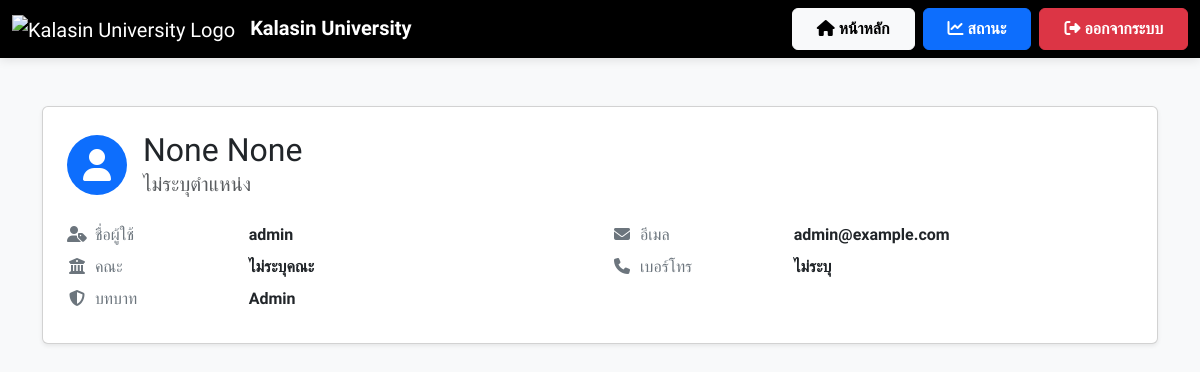
Page /status (signed in) on the committed database.
### app.py (models this page shows)
class User(db.Model, UserMixin):
    __tablename__ = "user"
    id        = db.Column(db.Integer, primary_key=True)
    username  = db.Column(db.String(80),  unique=True, nullable=False)
    password  = db.Column(db.String(128), nullable=False)   # เก็บ hash ได้ยาว ๆ
    full_name = db.Column(db.String(150), nullable=False)
    first_name = db.Column(db.String(80))
    last_name  = db.Column(db.String(80))
    faculty    = db.Column(db.String(100), nullable=False)
    email      = db.Column(db.String(120), unique=True, nullable=False)
    role       = db.Column(db.String(20),  default="user")
    phone      = db.Column(db.String(20))   # 🆕 เพิ่มบรรทัดนี้
    position = db.Column(db.String(100), nullable=True)
    requests = db.relationship(
        "AcademicRequest",
        backref="user",
        cascade="all, delete-orphan",
        lazy="dynamic"
    )
    workflow_steps = db.relationship(
        "WorkflowStep",
        backref="user",
        cascade="all, delete-orphan",
        lazy="dynamic"
    )
    contact_messages = db.relationship(
        "ContactMessage",
        back_populates="user",
        cascade="all, delete-orphan", # <-- This is the crucial instruction
        lazy="dynamic"
    )

### app.py (the view)
@app.route('/status')
def status():
    user_id = session.get('user_id')
    if not user_id:
        return redirect(url_for('user_login'))
    user = User.query.get_or_404(user_id)
    ensure_workflow(user.id)
    recalc_after_vote(user.id)
    steps = (WorkflowStep.query
             .filter_by(user_id=user.id, is_visible=True)
             .order_by(WorkflowStep.order_no)
             .all())
    for st in steps:
        st.show_time = st.order_no in SHOW_TIME_STEPS
    position_th = POSITION_MAP.get(user.position, "ไม่ระบุตำแหน่ง")
    faculty_map = {
        "engineering-industrial-tech": "วิศวกรรมศาสตร์และเทคโนโลยีอุตสาหกรรม",
        "science-health-tech":        "วิทยาศาสตร์และเทคโนโลยีสุขภาพ",
        "agri-tech":                  "เทคโนโลยีการเกษตร",
        "liberal-arts":               "ศิลปศาสตร์",
        "edu-innovation":             "ศึกษาศาสตร์และนวัตกรรมการศึกษา",
        "management-science":         "บริหารศาสตร์",
    }
    faculty_th = faculty_map.get(user.faculty, "ไม่ระบุคณะ")
    return render_template(
        "status.html",
        username=user.username,
        user=user,
        position=position_th,
        first_name=user.first_name,
        last_name=user.last_name,
        faculty=faculty_th,
        email=user.email,
        role=user.role,
        phone=user.phone,
        steps=steps   # ส่ง list[WorkflowStep] ที่มี st.show_time แล้ว
    )

### app.py (called while the page is built, shortened)
def ensure_workflow(user_id):
    if WorkflowStep.query.filter_by(user_id=user_id).first():
        return

def recalc_after_vote(user_id):
    s9  = WorkflowStep.query.filter_by(user_id=user_id, order_no=9).first()
    s10 = WorkflowStep.query.filter_by(user_id=user_id, order_no=10).first()
    s11 = WorkflowStep.query.filter_by(user_id=user_id, order_no=11).first()
    s12 = WorkflowStep.query.filter_by(user_id=user_id, order_no=12).first()
    s13 = WorkflowStep.query.filter_by(user_id=user_id, order_no=13).first()
    if s9.experts.count() < 3 or any(v.approved is None for v in s9.experts):
        for st in (s10, s11, s12, s13):
            st.is_visible = False
        db.session.commit()
        return

@app.after_request
def add_no_cache_headers(resp):
    resp.headers['Cache-Control'] = (
        'no-store, no-cache, must-revalidate, max-age=0')
    resp.headers['Pragma'] = 'no-cache'
    resp.headers['Expires'] = '0'
    return resp

### templates/status.html (shortened to what this page needs)
<!DOCTYPE html>
<html lang="th">
<head>
    <link href="https://cdn.jsdelivr.net/npm/bootstrap@5.3.3/dist/css/bootstrap.min.css" rel="stylesheet">
    <link rel="stylesheet" href="https://cdnjs.cloudflare.com/ajax/libs/font-awesome/6.4.2/css/all.min.css">
</head>
<body>
    <nav class="navbar navbar-expand-lg navbar-dark">
        <div class="container-fluid">
            <a class="navbar-brand" href="{{ url_for('user_dashboard') }}">
                <img src="https://upload.wikimedia.org/wikipedia/th/thumb/4/4e/Kalasin_University_Seal.svg/1200px-Kalasin_University_Seal.svg.png" alt="Kalasin University Logo" style="height:50px;margin-right:10px;">
                <strong>Kalasin University</strong>
            </a>
            <div class="ms-auto d-flex">
                <a href="{{ url_for('user_dashboard') }}" class="btn btn-light fw-bold px-4 py-2 me-2">
                    <i class="fas fa-home"></i> หน้าหลัก
                </a>
                <a href="{{ url_for('status') }}" class="btn btn-primary fw-bold px-4 py-2 me-2">
                    <i class="fas fa-chart-line"></i> สถานะ
                </a>
                <a href="{{ url_for('logout') }}" class="btn btn-danger fw-bold px-4 py-2">
                    <i class="fas fa-sign-out-alt"></i> ออกจากระบบ
                </a>
            </div>
        </div>
    </nav>
    <div class="container mt-5">
        <div class="card shadow-sm mb-4">
            <div class="card-body p-4">
                <div class="d-flex align-items-center mb-4">
                    <div class="flex-shrink-0 me-3">
                        <div class="bg-primary text-white rounded-circle d-flex align-items-center justify-content-center" style="width: 60px; height: 60px;">
                            <i class="fas fa-user fa-2x"></i>
                        </div>
                    </div>
                    <div class="flex-grow-1">
                        <h2 class="mb-0">{{ first_name }} {{ last_name }}</h2>
                        <p class="text-muted mb-0 fs-5">{{ position }}</p>
                    </div>
                </div>
                <div class="profile-details">
                    <div class="row">
                        <div class="col-md-6">
                            <div class="row mb-2">
                                <div class="col-4 label"><i class="fas fa-user-tag fa-fw me-2"></i>ชื่อผู้ใช้</div>
                                <div class="col-8 value">{{ username }}</div>
                            </div>
                            <div class="row mb-2">
                                <div class="col-4 label"><i class="fas fa-university fa-fw me-2"></i>คณะ</div>
                                <div class="col-8 value">{{ faculty }}</div>
                            </div>
                            <div class="row mb-2">
                                <div class="col-4 label"><i class="fas fa-shield-halved fa-fw me-2"></i>บทบาท</div>
                                <div class="col-8 value text-capitalize">{{ role }}</div>
                            </div>
                        </div>
                        <div class="col-md-6">
                             <div class="row mb-2">
                                <div class="col-4 label"><i class="fas fa-envelope fa-fw me-2"></i>อีเมล</div>
                                <div class="col-8 value">{{ email }}</div>
                            </div>
                            <div class="row mb-2">
                                <div class="col-4 label"><i class="fas fa-phone fa-fw me-2"></i>เบอร์โทร</div>
                                <div class="col-8 value">{{ user.phone or 'ไม่ระบุ' }}</div>
                            </div>
                        </div>
                    </div>
                </div>
            </div>
        </div>
    </div>
</body>
</html>

### templates/status.html (style rules this page uses)
body { font-family: 'Sarabun', sans-serif; background-color: #f8f9fa; }
.navbar { background: #000000; box-shadow: 0 2px 10px rgba(0,0,0,0.1); }
.profile-details .label { color: #6c757d; font-weight: 400; }
.profile-details .value { font-weight: 600; color: #212529; }

### rows in the picture
User: username "admin", role "Admin", email "admin@example.com", phone "ไม่ระบุ"

### other values in the picture
{{ first_name }} "None"
{{ last_name }} "None"
{{ position }} "ไม่ระบุตำแหน่ง"
{{ faculty }} "ไม่ระบุคณะ"
